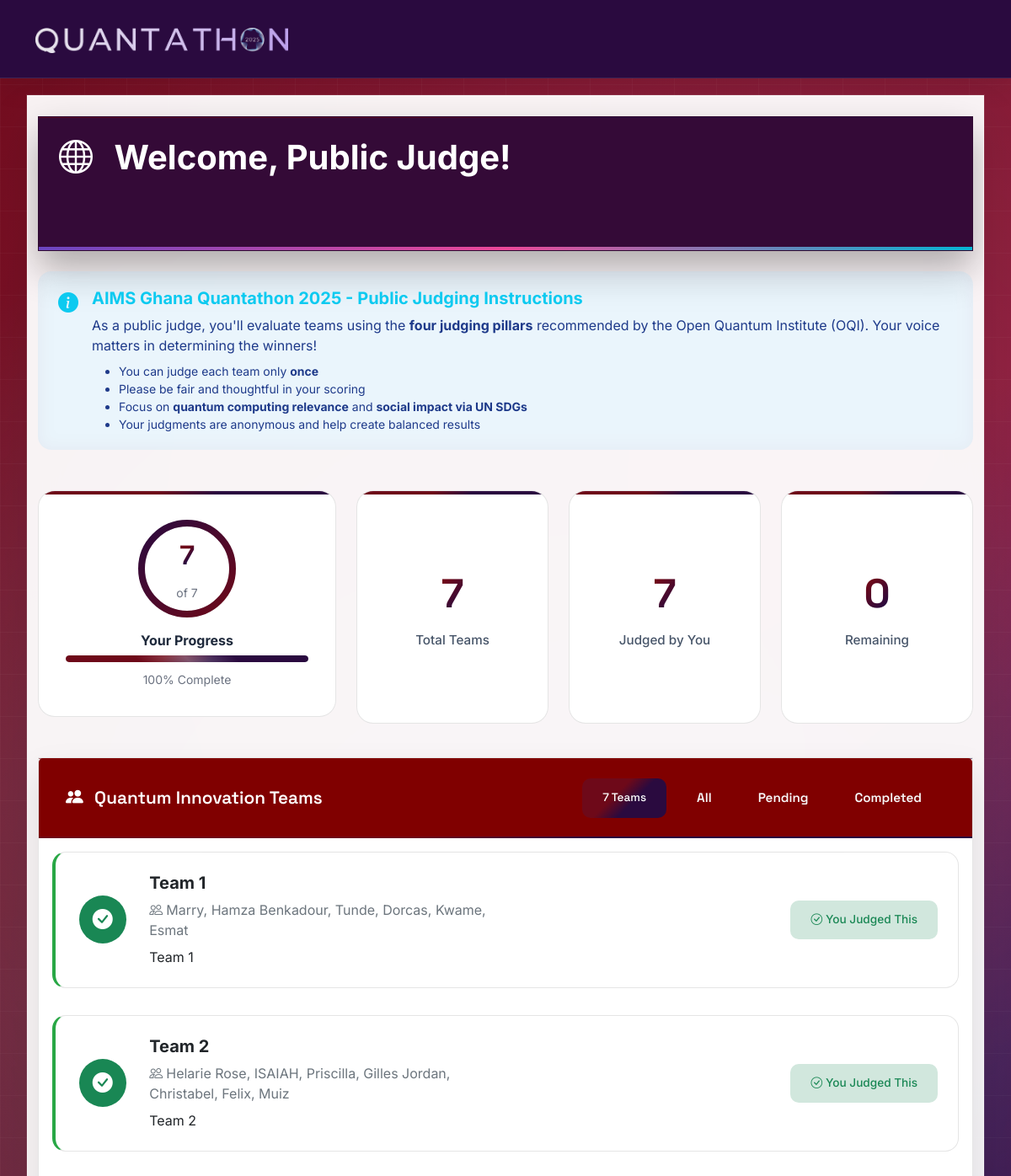
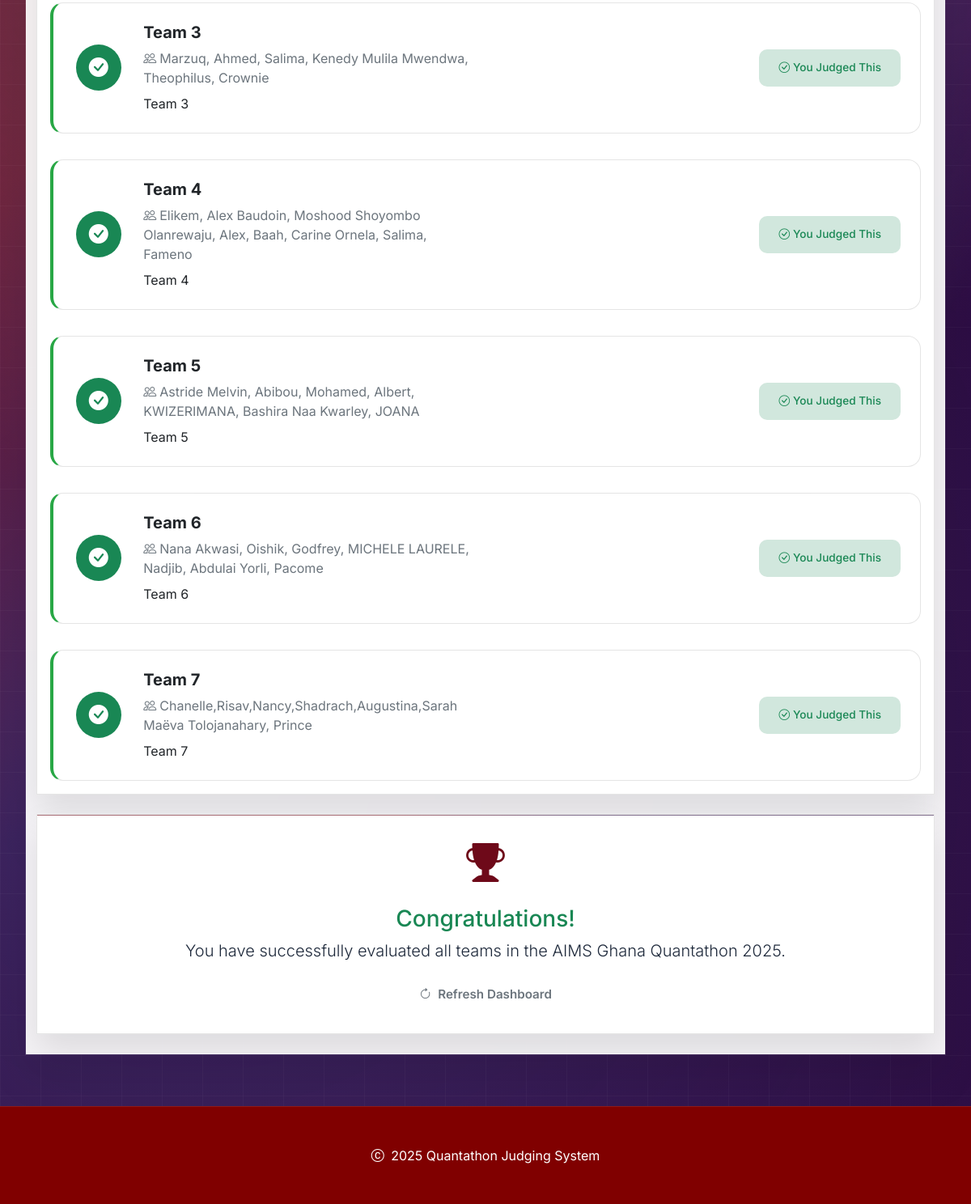
Page /public-judge/ on the committed database (2 pictures, top to bottom).
### judging/models.py (models this page shows, shortened)
class Team(models.Model):
    name = models.CharField(max_length=200)
    description = models.TextField()
    presentation_link = models.URLField(blank=True)
    members = models.TextField(help_text="Comma-separated list of team members")
    created_at = models.DateTimeField(auto_now_add=True)

### judging/views.py (the view)
# urls.py: path('public-judge/', views.public_judge_access, name='public_judge_access'),
def public_judge_access(request):
    teams = Team.objects.all().order_by('name')
    voter_ip = get_client_ip(request)
    judged_teams = PublicJudgment.objects.filter(voter_ip=voter_ip).values_list('team_id', flat=True)
    print(f"DEBUG: Found {len(judged_teams)} votes for IP {voter_ip}")
    print(f"DEBUG: Judged teams: {list(judged_teams)}")
    total_teams = teams.count()
    completed_judgments = len(judged_teams)
    remaining_teams = total_teams - completed_judgments
    context = {
        'teams': teams,
        'judged_teams': list(judged_teams),
        'total_teams': total_teams,
        'completed_judgments': completed_judgments,
        'remaining_teams': remaining_teams,
    }
    return render(request, 'judging/public_judge_access.html', context)

### judging/views.py (called while the page is built)
def get_client_ip(request):
    x_forwarded_for = request.META.get('HTTP_X_FORWARDED_FOR')
    if x_forwarded_for:
        ip = x_forwarded_for.split(',')[0]
    else:
        ip = request.META.get('REMOTE_ADDR')
    return ip

### judging/templates/judging/public_judge_access.html (shortened to what this page needs)
{% extends 'judging/base.html' %}
{% block content %}
<div class="row">
    <div class="col-12 mb-4">
        <div class="card border-0" style="background: #340a37 !important; backdrop-filter: none !important; color: white; overflow: hidden; position: relative; min-height: 160px; box-shadow: 0 20px 40px rgba(0, 0, 0, 0.3) !important;">
            <div class="card-body p-4" style="position: relative; z-index: 3; background: transparent !important;">
                <div class="row align-items-center">
                    <div class="col-lg-8">
                        <h1 class="display-6 fw-bold mb-3" style="color: white !important;">
                            <i class="bi bi-globe me-3" style="color: white !important;"></i>
                            Welcome, Public Judge!
                        </h1>
                    </div>
                </div>
            </div>
            <div style="position: absolute; bottom: 0; left: 0; right: 0; height: 4px; background: linear-gradient(90deg, #6B46C1, #EC4899, #06B6D4); z-index: 4;"></div>
        </div>
    </div>
</div>
<div class="row mb-4">
    <div class="col-12">
        <div class="alert alert-info border-0" style="background: rgba(52, 152, 219, 0.1);">
            <div class="d-flex align-items-start">
                <div class="me-3">
                    <i class="bi bi-info-circle-fill fs-4 text-info"></i>
                </div>
                <div>
                    <h5 class="fw-bold text-info mb-2">AIMS Ghana Quantathon 2025 - Public Judging Instructions</h5>
                    <p class="mb-2">
                        As a public judge, you'll evaluate teams using the <strong>four judging pillars</strong> recommended by the Open Quantum Institute (OQI). Your voice matters in determining the winners!
                    </p>
                    <ul class="mb-0 small">
                        <li>You can judge each team only <strong>once</strong></li>
                        <li>Please be fair and thoughtful in your scoring</li>
                        <li>Focus on <strong>quantum computing relevance</strong> and <strong>social impact via UN SDGs</strong></li>
                        <li>Your judgments are anonymous and help create balanced results</li>
                    </ul>
                </div>
            </div>
        </div>
    </div>
</div>
<div class="row mb-4">
    <div class="col-lg-4 mb-4">
        <div class="stat-card h-100">
            <div class="position-relative d-inline-block mb-3">
                <svg width="120" height="120" class="progress-ring">
                    <circle cx="60" cy="60" r="54" stroke="#e5e7eb" stroke-width="8" fill="transparent"/>
                    <circle cx="60" cy="60" r="54" stroke="url(#publicGradient)" stroke-width="8" fill="transparent"
                            stroke-dasharray="339.292"
                            stroke-dashoffset="{% widthratio remaining_teams total_teams 339.292 %}"
                            stroke-linecap="round"
                            style="transform: rotate(-90deg); transform-origin: center;"
                            id="progress-circle"/>
                   <defs>
                        <linearGradient id="publicGradient" x1="0%" y1="0%" x2="100%" y2="100%">
                            <stop offset="0%" style="stop-color:var(--quantum-purple)"/>
                            <stop offset="100%" style="stop-color:var(--quantum-pink)"/>
                        </linearGradient>
                   </defs>
                </svg>
                <div class="position-absolute top-50 start-50 translate-middle text-center">
                    <div class="stat-number" style="font-size: 2rem;">{{ completed_judgments }}</div>
                    <small class="text-muted">of {{ total_teams }}</small>
                </div>
            </div>
            <h6 class="fw-bold text-center">Your Progress</h6>
            <div class="progress mt-2" style="height: 8px;">
                <div class="progress-bar" style="width: {% widthratio completed_judgments total_teams 100 %}%"></div>
            </div>
            <p class="text-center mt-2 mb-0">
                <small class="text-muted">{% widthratio completed_judgments total_teams 100 %}% Complete</small>
            </p>
        </div>
    </div>
    <div class="col-lg-8">
        <div class="row h-100">
            <div class="col-md-4 mb-3">
                <div class="stat-card h-100 d-flex flex-column justify-content-center">
                    <div class="stat-number text-primary">{{ total_teams }}</div>
                    <div class="stat-label">Total Teams</div>
                </div>
            </div>
            <div class="col-md-4 mb-3">
                <div class="stat-card h-100 d-flex flex-column justify-content-center">
                    <div class="stat-number text-success">{{ completed_judgments }}</div>
                    <div class="stat-label">Judged by You</div>
                </div>
            </div>
            <div class="col-md-4 mb-3">
                <div class="stat-card h-100 d-flex flex-column justify-content-center">
                    <div class="stat-number text-warning">{{ remaining_teams|default:0 }}</div>
                    <div class="stat-label">Remaining</div>
                </div>
            </div>
        </div>
    </div>
</div>
<div class="row">
    <div class="col-12">
        <div class="card">
            <div class="card-header d-flex justify-content-between align-items-center">
                <div>
                    <i class="bi bi-people-fill me-2"></i>
                    Quantum Innovation Teams
                </div>
                <div class="d-flex gap-2">
                    <span class="badge bg-quantum-gradient d-flex align-items-center justify-content-center px-4 py-2">
                        {{ teams.count }} Teams
                    </span>
                    <div class="btn-group btn-group-sm">
                        <button class="btn btn-outline-light" onclick="filterTeams('all')">All</button>
                        <button class="btn btn-outline-light" onclick="filterTeams('pending')">Pending</button>
                        <button class="btn btn-outline-light" onclick="filterTeams('completed')">Completed</button>
                    </div>
                </div>
            </div>
            <div class="card-body p-0">
                {% if teams %}
                    <div class="row g-0">
                        {% for team in teams %}
                            <div class="col-12 team-item" data-status="{% if team.id in judged_teams %}completed{% else %}pending{% endif %}">
                                <div class="team-card p-4 m-3">
                                    <div class="row align-items-center">
                                        <div class="col-lg-1 text-center">
                                            {% if team.id in judged_teams %}
                                                <div class="badge bg-success p-3 rounded-circle">
                                                    <i class="bi bi-check-circle-fill fs-4"></i>
                                                </div>
                                            {% else %}
                                                <div class="badge bg-warning p-3 rounded-circle">
                                                    <i class="bi bi-clock-fill fs-4"></i>
                                                </div>
                                            {% endif %}
                                        </div>
                                        <div class="col-lg-5">
                                            <h5 class="fw-bold text-dark mb-2">{{ team.name }}</h5>
                                            <p class="text-secondary mb-2">
                                                <i class="bi bi-people me-1"></i>{{ team.members }}
                                            </p>
                                            <p class="text-dark mb-0">{{ team.description|truncatewords:20 }}</p>
                                        </div>
                                        <div class="col-lg-3 text-end">
                                            {% if team.id in judged_teams %}
                                                <span class="badge bg-success-subtle text-success px-4 py-3">
                                                    <i class="bi bi-check-circle me-1"></i>You Judged This
                                                </span>
                                            {% else %}
                                                <a href="{% url 'public_judge_team' team.id %}"
                                                class="btn btn-primary">
                                                    <i class="bi bi-cpu me-1"></i>Evaluate Team
                                                </a>
                                            {% endif %}
                                        </div>
                                    </div>
                                </div>
                            </div>
                        {% endfor %}
                    </div>
                {% endif %}
            </div>
        </div>
    </div>
</div>
{% if completed_judgments == total_teams %}
    <div class="row mt-4">
        <div class="col-12">
            <div class="card border-success" style="background: rgba(16, 185, 129, 0.05);">
                <div class="card-body text-center py-4">
                    <div class="mb-3" style="font-size: 3rem; color: var(--quantum-purple);">
                        <i class="bi bi-trophy-fill"></i>
                    </div>
                    <h3 class="text-success">Congratulations!</h3>
                    <p class="lead">You have successfully evaluated all teams in the AIMS Ghana Quantathon 2025.</p>
                    <div class="mt-3">
                        <button class="btn btn-outline-secondary" onclick="location.reload()">
                            <i class="bi bi-arrow-clockwise me-2"></i>Refresh Dashboard
                        </button>
                    </div>
                </div>
            </div>
        </div>
    </div>
{% endif %}
{% endblock %}

### rows in the picture
Team: name "Team 1", members "Marry, Hamza Benkadour, Tunde, Dorcas, Kwame, Esmat", description "Team 1", shows "You Judged This"
Team: name "Team 2", members "Helarie Rose, ISAIAH, Priscilla, Gilles Jordan, Christabel, Felix, Muiz", description "Team 2", shows "You Judged This"
Team: name "Team 3", members "Marzuq, Ahmed, Salima, Kenedy Mulila Mwendwa, Theophilus, Crownie", description "Team 3", shows "You Judged This"
Team: name "Team 4", members "Elikem, Alex Baudoin, Moshood Shoyombo Olanrewaju, Alex, Baah, Carine Ornela, Salima, Fameno", description "Team 4", shows "You Judged This"
Team: name "Team 5", members "Astride Melvin, Abibou, Mohamed, Albert, KWIZERIMANA, Bashira Naa Kwarley, JOANA", description "Team 5", shows "You Judged This"
Team: name "Team 6", members "Nana Akwasi, Oishik, Godfrey, MICHELE LAURELE, Nadjib, Abdulai Yorli, Pacome", description "Team 6", shows "You Judged This"
Team: name "Team 7", members "Chanelle,Risav,Nancy,Shadrach,Augustina,Sarah Maëva Tolojanahary, Prince", description "Team 7", shows "You Judged This"

### other values in the picture
{{ completed_judgments }} "7"
{{ total_teams }} "7"
{{ remaining_teams|default:0 }} "0"
{{ teams.count }} "7"
